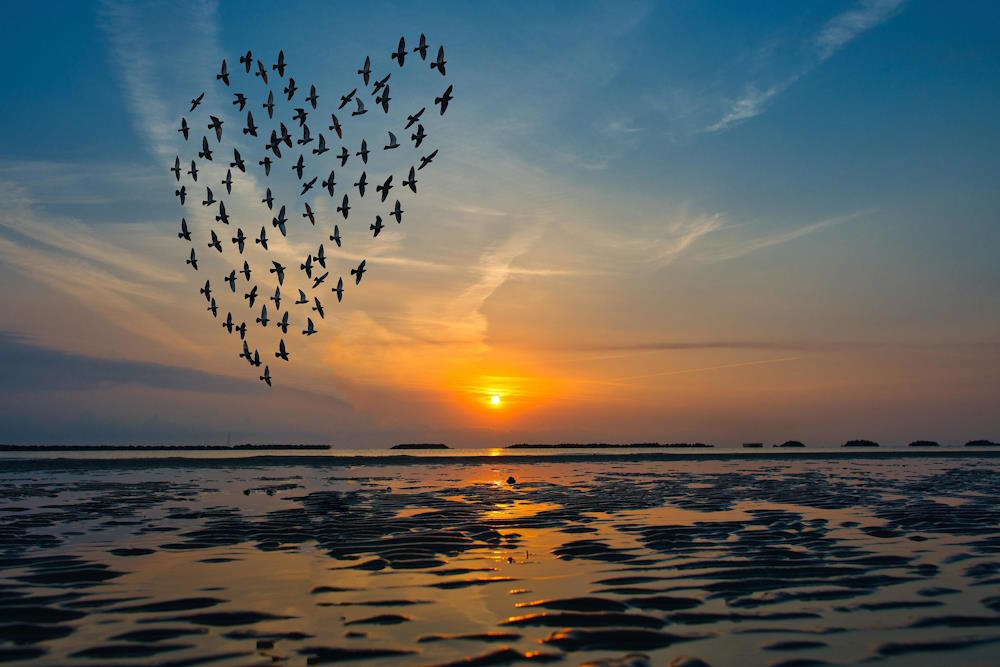
#> input picture Deliverable_5/birds_lake.jpg, 1000 x 667 px
$ jupyter execute Q2.ipynb   (shell and % lines are left out)
#> lines starting #> are read from the running program, lines starting #| are printed output that depends on the picture; after the words box and inside, x2 and y2 are one past the last pixel; in counts of white or black regions, pixels touching at a corner belong together
[cell 1]
import cv2
import os
from matplotlib import pyplot as plt
import numpy as np

[cell 2]
# read image
# image_path = os.path.join('..', 'Goldhill_2-1.jpg')
birds_lake_path = 'birds_lake.jpg'
birds_lake_img = cv2.imread (birds_lake_path)
#> birds_lake_img is the input picture: shape (667, 1000, 3); mean B, G, R 90.5, 94, 92.5

plt.imshow(birds_lake_img)
plt.show()

[cell 3]
# crop image
cropped_img = birds_lake_img[25:400, 150:480]
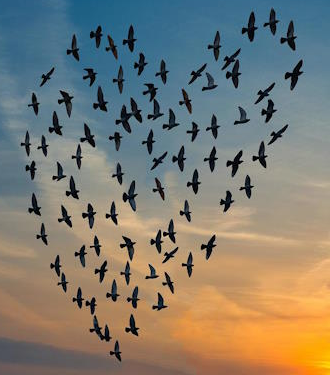
#> cropped_img: shape (375, 330, 3); mean B, G, R 113.7, 124.3, 127.5
plt.imshow(cropped_img)
plt.show()

[cell 4]
#convert to grayscale image first
gray_img = cv2.cvtColor(cropped_img, cv2.COLOR_BGR2GRAY)
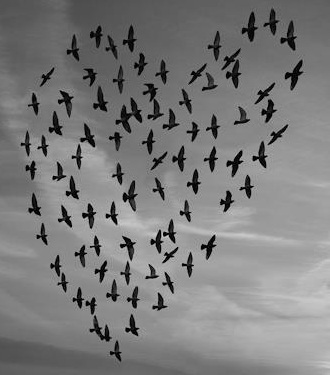
#> gray_img: shape (375, 330); min 0, max 208, mean 124

plt.imshow(gray_img, cmap='gray')
plt.show()

[cell 5]
# apply thresholding

ret, simple_thresh = cv2.threshold(gray_img, 75, 255, cv2.THRESH_BINARY_INV)
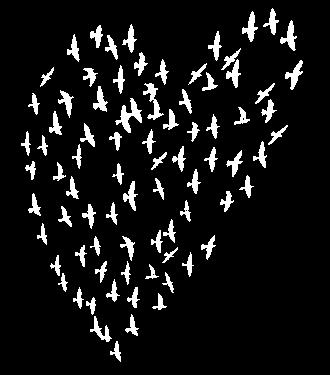
#> simple_thresh: shape (375, 330); 8.4% white; 80 white regions

plt.imshow(simple_thresh, cmap='gray')
plt.show()

[cell 6]
# create contours
contours, hierarchy = cv2.findContours (simple_thresh, cv2.RETR_TREE, cv2.CHAIN_APPROX_SIMPLE)
#> contours = 83 contours, 3 with area under 20; largest, box (x1, y1, x2, y2) and area: (115, 98, 142, 133) 288, (143, 83, 164, 120) 206, (280, 20, 297, 51) 174, (285, 60, 303, 90) 172, (242, 11, 258, 42) 170

contours_num = 0

for cnt in contours:
    # print (cv2.contourArea(cnt))
    # Removing noise
    if cv2.contourArea(cnt) > 10:
        cv2.drawContours (cropped_img, cnt, -1, (0, 255, 0), 1)
        # Count the counturs!!!
        # Drawing bounding boxes around the objects
        x1, y1, width, height = cv2.boundingRect (cnt)

        cv2.rectangle (cropped_img, (x1, y1), (x1+ width, y1 + height), (0, 255, 0), 2)
        contours_num += 1
#> this loop made 83 passes
#> (x1, y1, width, height) on passes 1, 2, 3, 4, 5, 6, 7, 8, 9, 10, 11, 13: (110, 341, 11, 21), (90, 316, 22, 26), (125, 314, 14, 22), (86, 297, 10, 18), (152, 293, 15, 17), (127, 287, 13, 21), (73, 287, 11, 22), (106, 279, 14, 23), (58, 273, 10, 19), (162, 272, 12, 21), (145, 264, 14, 15), (121, 261, 10, 24)
#> cnt on passes 12, 29: [[152, 274], [153, 273], [154, 274], [153, 275]], [[185, 210], [186, 209], [187, 210], [186, 211]]
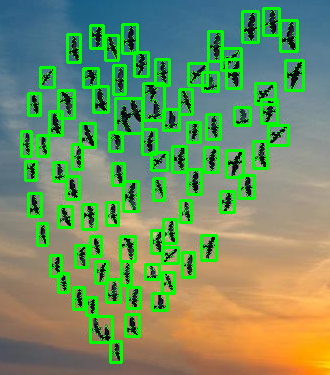
#> cropped_img: shape (375, 330, 3); 15.4% of pixels changed, all inside (x1, y1, x2, y2) = (20, 7, 305, 364)
#> after the loop, contours_num = 80

print (f"Number of contours: {contours_num}")
#| Number of contours: 80
# cv2.drawContours(birds_lake_img, contours, -1, (0,255,0), 3)
# plt.imshow(cv2.drawContours(cropped_img, contours, -1, (255,0,0), 3))
plt.imshow(cropped_img)
plt.show()

[cell 7]
cv2.imwrite('birds_lake_with_contours.jpg', cropped_img)
#> Out = True

$ run again, with Deliverable_5/Goldhill_2-1.jpg copied over Deliverable_5/birds_lake.jpg
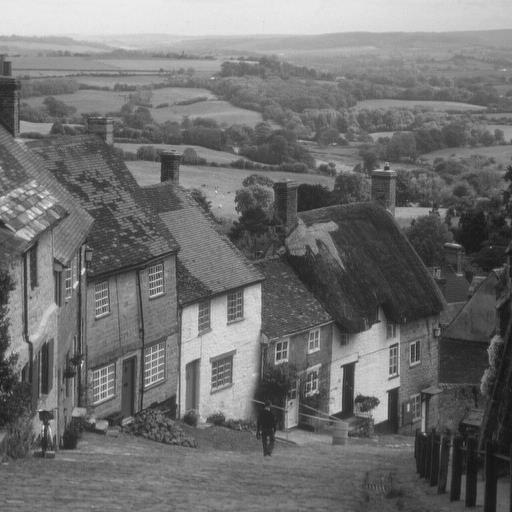
#> input picture Deliverable_5/Goldhill_2-1.jpg, 512 x 512 px
#> birds_lake_img is the input picture: shape (512, 512, 3); min 16, max 242, mean 112.2
#> `ret, simple_thresh = cv2.threshold(gray_img, 75, 255, cv2.THRESH_BINAR..`:
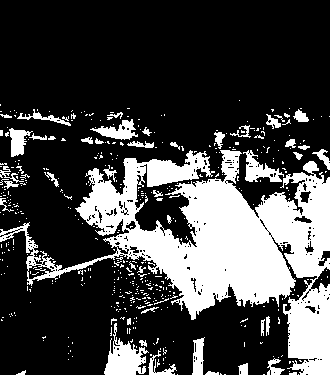
#> simple_thresh: shape (375, 330); 26.8% white; 464 white regions (417 under 20 px)
#> contours = 730 contours, 679 with area under 20; largest, box (x1, y1, x2, y2) and area: (0, 150, 330, 375) 26070, (104, 323, 149, 375) 970, (243, 150, 284, 182) 501, (90, 119, 138, 140) 402, (9, 128, 33, 157) 332
#> the loop `for cnt in contours:` made 730 passes
#> (x1, y1, width, height) on passes 6, 8, 9, 11, 18, 30, 45, 50: (289, 372, 8, 3), (205, 371, 14, 4), (16, 370, 10, 5), (238, 363, 10, 12), (267, 358, 18, 17), (148, 350, 29, 25), (139, 340, 8, 7), (192, 337, 13, 38)
#> after the loop `for cnt in contours:`:
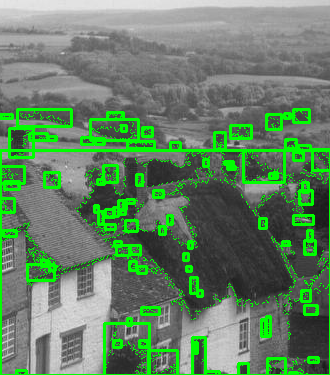
#> cropped_img: shape (375, 330, 3); mean B, G, R 100.4, 130.2, 100.4
#> after the loop `for cnt in contours:`: contours_num = 88
#| Number of contours: 88
#> Out = True
